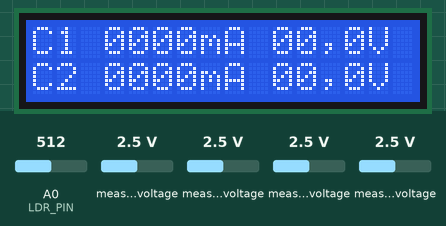
Recording of a sketch running on a simulated Arduino Uno, built with avr-gcc and run on an emulated ATmega328P. Shown: 16×2 character LCD. The inputs (shaded band) are chosen by the test bench; at power-on: A0 (LDR_PIN) = 512, measured voltage 2.5 V. The local clock reads 2024-03-15 10:24:30 at power-on unless the sketch sets it; storage starts empty; what the sketch prints to the serial monitor is not drawn.

Above: at 0.2 s.
At 4.1 s:
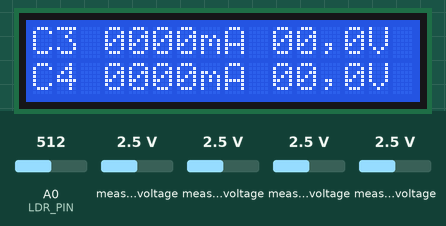

The sketch:

2026-1.0.ino
```cpp
//-----libraries-------
#include <Adafruit_ADS1X15.h>
#include <DS1307RTC.h>
#include <LiquidCrystal_I2C.h>
#include <SPI.h>
#include <SD.h>
#include <TimeLib.h>
#include <Wire.h>

LiquidCrystal_I2C lcd(0x27, 16, 2);

Adafruit_ADS1115 ads1;
Adafruit_ADS1115 ads2;
//ADC units addresses
const uint8_t ADS1_ADDR = 0x48;
const uint8_t ADS2_ADDR = 0x49;
//ADC1 -> 01; ADC2 -> 02
const uint8_t PAIR_01 = 0;        //ADC1
const uint8_t PAIR_23 = 1;        //ADC2

//ADC
const uint16_t R[4] = {220, 220, 220, 220};   //ADC resistance
const float multiplier = 0.125;               //ADS1115 conversion factor mV/bit for GAIN_ONE

int16_t raw[4] = {0, 0, 0, 0};                // ADC counts
float mV[4]  = {0, 0, 0, 0};                  // voltage (mV)
float mA[4]  = {0, 0, 0, 0};                // curent (mA)

//setting pins
const uint8_t chipSelect = 10;        //sd card reader -> CS[D10]
const uint8_t LDR_PIN = A0;           //light sensor -> A0=D14

//LDR
uint16_t ldrRaw = 0;
float ldrVolt = 0.0;
float ldrPct = 0.0;                     //percentage

int8_t   lastMin = -1;
const char* DATA_FILE = "medicao.csv";

//display
uint8_t screen = 0;
unsigned long lastScreenSwitch = 0;
const unsigned long screenInterval = 4000; // 4 seconds

bool displayDirty = true;

void setup(){
  tmElements_t time;
  Serial.begin(9600);

  lcd.init();
  lcd.backlight();
  lcd.clear();
  lcd.setCursor(0, 0);
  lcd.print("Ola Bender");
  lcd.setCursor(0, 1);
  lcd.print("ligando sistema");


  Serial.println("ADC Range: +/- 4.096V ---- 1 Bit = 0.125mV");

//-----error checks----
  if (!ads1.begin(ADS1_ADDR))
  {
    Serial.println("Failed to initialize ADC1.");
    lcd.clear();
    lcd.setCursor(0, 0);
    lcd.print("Erro ADC1");
    while (1);
  }
    if (!ads2.begin(ADS2_ADDR))
  {
    Serial.println("Failed to initialize ADC2.");
    lcd.clear();
    lcd.setCursor(0, 0);
    lcd.print("Erro ADC2");
    while (1);
  }

  ads1.setGain(GAIN_ONE);
  ads2.setGain(GAIN_ONE);

  if (!SD.begin(chipSelect))
  {
    pinMode(10, OUTPUT);
    Serial.println("Card failed or not present.");
    lcd.clear();
    lcd.setCursor(0, 0);
    lcd.print("Erro SD");
    while (1);
  }
  if (RTC.read(time))
  {lastMin = time.Minute;}
  else
  {
    Serial.println("Failed to read RTC.");
    lcd.clear();
    lcd.setCursor(0, 0);
    lcd.print("Erro RTC");
    while (1);
  }
  //SD FILE setup
  File dataFile = SD.open(DATA_FILE, FILE_WRITE);
  if (!dataFile)
  {
    Serial.println("Error opening file");
    lcd.clear();
    lcd.setCursor(0, 0);
    lcd.print("Erro .csv");
    return;
  }
  if (dataFile.size() == 0)               //file empty
  {dataFile.println("date,time,raw1,mV1,mA1,raw2,mV2,mA2,raw3,mV3,mA3,raw4,mV4,mA4,ldrRaw,ldrVolt,ldrPct");}
  dataFile.close();
}

void loop()
{
  tmElements_t time;
  displayTask();

  if (RTC.read(time))
  {
    if(time.Minute != lastMin)
    {
      lastMin = time.Minute;
      Leitura(time);
    }
  }
  else
  {Serial.println("Failed to read RTC");}
}
void printFixed2_1(float value)
{
  if (value < 0) {
    value = 0;
  }

  if (value > 99.9) {
    lcd.print("99,9");
    return;
  }

  uint16_t scaled = (uint16_t)(value * 10.0 + 0.5); // rounded value * 10

  uint8_t integerPart = scaled / 10;
  uint8_t decimalPart = scaled % 10;

  if (integerPart < 10) {
    lcd.print('0');
  }

  lcd.print(integerPart);
  lcd.print(',');
  lcd.print(decimalPart);
}

void printFixed4_0(float value)
{
  if (value < 0) {
    value = 0;
  }

  if (value > 9999) {
    lcd.print("9999");
    return;
  }

  uint16_t rounded = (uint16_t)(value + 0.5); // no decimals, rounded

  if (rounded < 1000) lcd.print('0');
  if (rounded < 100)  lcd.print('0');
  if (rounded < 10)   lcd.print('0');

  lcd.print(rounded);
}

void drawDisplay()
{
  lcd.clear();

  uint8_t chA = screen * 2;
  uint8_t chB = chA + 1;

  lcd.setCursor(0, 0);
  lcd.print("C");
  lcd.print(chA + 1);
  lcd.print(" ");
  printFixed4_0(mA[chA]);
  lcd.print("mA ");
  printFixed2_1(mV[chA] / 1000.0);
  lcd.print("V");

  lcd.setCursor(0, 1);
  lcd.print("C");
  lcd.print(chB + 1);
  lcd.print(" ");
  printFixed4_0(mA[chB]);
  lcd.print("mA ");
  printFixed2_1(mV[chB] / 1000.0);
  lcd.print("V");
}

void displayTask()
{
  if (millis() - lastScreenSwitch >= screenInterval) {
    lastScreenSwitch = millis();
    screen = (screen + 1) % 2;
    displayDirty = true;
  }

  if (displayDirty) {
    drawDisplay();
    displayDirty = false;
  }
}

void ADC_read(Adafruit_ADS1115 &adc, uint8_t pairIndex, uint16_t resistor,
                 int16_t &raw, float &mV, float &mA)
{
  switch (pairIndex) {
      case PAIR_01:
        raw = adc.readADC_Differential_0_1();
        break;

      case PAIR_23:
        raw = adc.readADC_Differential_2_3();
        break;

      default:
        raw = 0;
        mV = 0;
        mA = 0;
        return;
    }
    mV = raw * multiplier;
    mA = mV / resistor;

    Serial.print(raw);
    Serial.print(" (");
    Serial.print(mA, 3);
    Serial.print(" mA) | ");
    Serial.print(mV, 1);
    Serial.println(" mV");
}

void Leitura(const tmElements_t &time)
{
  Serial.println("Iniciando leitura");

  //ADC 1 - CH 1
  Serial.print("ADS 1");
  Serial.print("CH 1: ");
  ADC_read(ads1, PAIR_01, R[0], raw[0], mV[0], mA[0]);

  //ADC 1 - CH 2
  Serial.print("ADS 1");
  Serial.print("CH 2: ");
  ADC_read(ads1, PAIR_23, R[1], raw[1], mV[1], mA[1]);

  //ADC 2 - CH 1
  Serial.print("ADS 2");
  Serial.print("CH 1: ");
  ADC_read(ads2, PAIR_01, R[2], raw[2], mV[2], mA[2]);

  //ADC 1 - CH 2
  Serial.print("ADS 2");
  Serial.print("CH 2: ");
  ADC_read(ads2, PAIR_23, R[3], raw[3], mV[3], mA[3]);

  //LDR
  ldrRaw = analogRead(LDR_PIN);
  ldrVolt = (ldrRaw * 3.3) / 1023.0;        //voltage of arduino connection
  ldrPct = (ldrRaw * 100.0) / 1023.0;       //percentage
  Serial.print("LDR: ");
  Serial.print(ldrRaw);
  Serial.print(" | ");
  Serial.print(ldrVolt, 2);
  Serial.println(" V");
  Serial.print(" | ");
  Serial.print(ldrPct, 1);
  Serial.println("%");

  displayDirty = true;

  //SD FILE WRITE
  File dataFile = SD.open(DATA_FILE, FILE_WRITE);
  if (!dataFile)
  {
    Serial.println("Error opening file");
    return;
  }

  //DATE
  if (time.Day < 10) dataFile.write('0');
  dataFile.print(time.Day);
  dataFile.write('/');
  if (time.Month < 10) dataFile.write('0');
  dataFile.print(time.Month);
  dataFile.write('/');
  dataFile.print(tmYearToCalendar(time.Year));
  dataFile.write(',');

  //TIME
  if (time.Hour < 10) dataFile.write('0');
  dataFile.print(time.Hour);
  dataFile.write(':');
  if (time.Minute < 10) dataFile.write('0');
  dataFile.print(time.Minute);
  dataFile.write(':');
  if (time.Second < 10) dataFile.write('0');
  dataFile.print(time.Second);
  dataFile.write(',');

  //ADC
  for (uint8_t i = 0; i < 4; i++)
  {
    dataFile.print(raw[i]);
    dataFile.write(',');
    dataFile.print(mV[i], 3);
    dataFile.write(',');
    dataFile.print(mA[i], 3);
    dataFile.write(',');
  }
  //LDR
  dataFile.print(ldrRaw);
  dataFile.write(',');
  dataFile.print(ldrVolt, 2);
  dataFile.write(',');
  dataFile.print(ldrPct, 1);
  dataFile.println();
  dataFile.close();
}
```

Measured:
- what the display in image 1 shows lasts 4.0 s, from 4.0 s to 8.0 s
